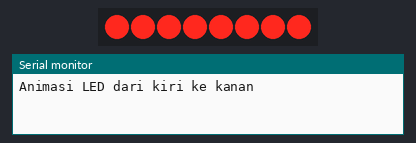
Bench run of a sketch on a simulated Arduino Uno, built with avr-gcc and run on an emulated ATmega328P. Parts: 8 shift-register outputs drawn as a row of LEDs (first output left, lit = HIGH), the last lines printed to the serial monitor. Wiring (inferred from the names in the program): shift register (74HC595): data pin 16; shift clock pin 2. Wiring (inferred from the signals the program sends): row of LEDs: on Q0, Q1, Q2, Q3, Q4, Q5, Q6, Q7.

Above: at 0.8 s.
At 1.4 s:
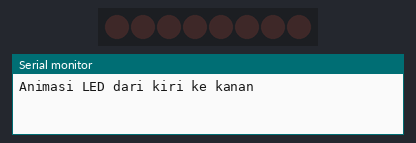
At 2.66 s:
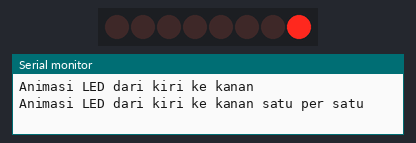
At 3.86 s:
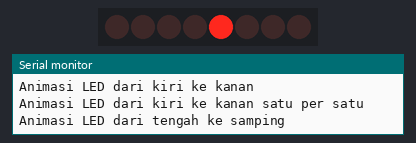
At 5.47 s:
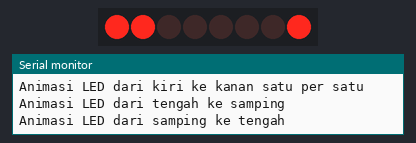
At 8.78 s:
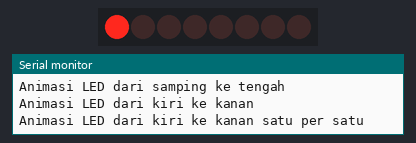
Timing chart, 0 to 9.1 s (numbered marks = the images above):
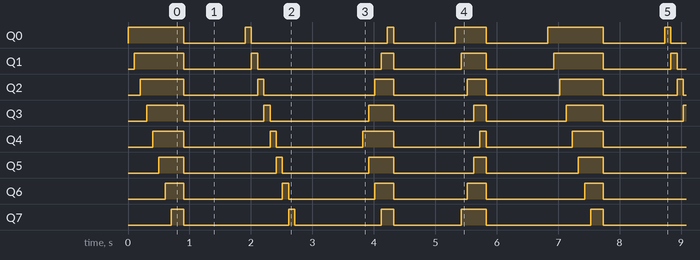

The sketch:

Projek_Pergerakkan_LED.ino
```cpp
/*-----------------------------------------------
  IoT Smart Device Development Board
  by Dodit Suprianto | DSP-TECH

  Projek: Pergerakkan LED

  Library:
  https://github.com/Simsso/ShiftRegister74HC595
  -----------------------------------------------*/

/*-------------------------------------
  Menambahkan library yang diperlukan
  -------------------------------------*/
#include <ShiftRegister74HC595.h>   // library shift register 74HC595

/*-------------------------------
  Alamat Kanal Shift Register:
  -------------------------------
  Kanal  0 = LED 1
  Kanal  1 = LED 2
  Kanal  2 = LED 3
  Kanal  3 = LED 4
  Kanal  4 = LED 5
  Kanal  5 = LED 6
  Kanal  6 = LED 7
  Kanal  7 = LED 8
  Kanal  8 = LED 9
  Kanal  9 = Buzz Piezo Speaker
  Kanal 10 = Relay
  Kanal 11 - 15 = Kanal expansi
  -------------------------------*/

/*------------------------------
  Pin Microcontroller NodeMCU
  ------------------------------*/
#define pinData       16 // pin D0
#define pinClock       2 // pin D4
#define pinLatch       0 // pin D3

/*------------------------------
  Inisialisasi instance/object &
  Deklarasi varibale global
  -------------------------------*/
// Konstruktor instance Shift register
ShiftRegister74HC595<2> srChannel(pinData, pinClock, pinLatch);

/*-----------------------------------
  Mode Running LED dengan type enum
  -----------------------------------*/
typedef enum {
  AnimKiriKanan,
  AnimKiriKananSendirian,
  AnimTengahSamping,
  AnimSampingTengah
} animLED;

void setup() {
  /*----------------------------------------------------
    Mengatur baudrate serial MCU.
    Baurate disesuaikan dengan baudrate serial monitor)
    ----------------------------------------------------*/
  Serial.begin(115200);

  /*---------------------------------------------
    Set seluruh kanal shift register menjadi OFF
    ---------------------------------------------*/
  srChannel.setAllLow();
}

void loop() {
  Serial.println("Animasi LED dari kiri ke kanan");
  runningLED(AnimKiriKanan, 100);
  delay(1000);

  Serial.println("Animasi LED dari kiri ke kanan satu per satu");
  runningLED(AnimKiriKananSendirian, 100);
  delay(1000);

  Serial.println("Animasi LED dari tengah ke samping");
  runningLED(AnimTengahSamping, 100);
  delay(1000);

  Serial.println("Animasi LED dari samping ke tengah");
  runningLED(AnimSampingTengah, 100);
  delay(1000);
}

/*----------------------
  Function Running LED
  -----------------------*/
void runningLED(animLED al, int tunda) {
  MematikanSemuaLED();
  switch (al) {
    //LED hidup dari kiri ke kanan
    case AnimKiriKanan:
      for (uint8_t i = 0; i <= 8; i++) {
        srChannel.set(i, HIGH);       // LED ke-i hidup
        delay(tunda);                 // tuda 100 ms
      }
      break;

    //LED hidup dari kanan ke kiri
    case AnimKiriKananSendirian:
      for (uint8_t i = 0; i <= 8; i++) {
        if (i > 0) srChannel.set(i - 1, LOW);
        srChannel.set(i, HIGH);
        delay(tunda);
      }
      break;

    case AnimTengahSamping:
      srChannel.set(4, HIGH);
      delay(tunda);

      srChannel.set(3, HIGH);
      srChannel.set(5, HIGH);
      delay(tunda);

      srChannel.set(2, HIGH);
      srChannel.set(6, HIGH);
      delay(tunda);

      srChannel.set(1, HIGH);
      srChannel.set(7, HIGH);
      delay(tunda);

      srChannel.set(0, HIGH);
      srChannel.set(8, HIGH);
      delay(tunda);
      break;

    //LED hidup dari samping ke tengah
    case AnimSampingTengah:
      srChannel.set(0, HIGH);
      srChannel.set(8, HIGH);
      delay(tunda);

      srChannel.set(1, HIGH);
      srChannel.set(7, HIGH);
      delay(tunda);

      srChannel.set(2, HIGH);
      srChannel.set(6, HIGH);
      delay(tunda);

      srChannel.set(3, HIGH);
      srChannel.set(5, HIGH);
      delay(tunda);

      srChannel.set(4, HIGH);
      delay(tunda);
      break;
  }

  MematikanSemuaLED();
}

/*--------------------
  Mematikan semua LED
  ---------------------*/
void MematikanSemuaLED() {
  //Set seluruh kanal LED 0 - LED 8 menjadi OFF
  for (uint8_t i = 0; i <= 8; i++) {
    srChannel.set(i, LOW);
  }
}
```

Measured:
- by itself, Q0: repeats every 6.8 s: LOW 1.0 s, HIGH 0.10 s, LOW 2.2 s, HIGH 0.10 s, LOW 1.0 s, HIGH 0.50 s, LOW 1.0 s, HIGH 0.90 s
- by itself, Q1: repeats every 6.8 s: LOW 1.1 s, HIGH 0.10 s, LOW 2.0 s, HIGH 0.20 s, LOW 1.1 s, HIGH 0.40 s, LOW 1.1 s, HIGH 0.80 s
- by itself, Q2: repeats every 6.8 s: LOW 1.2 s, HIGH 0.10 s, LOW 1.8 s, 2 × (HIGH 0.30 s, LOW 1.2 s), HIGH 0.70 s
- by itself, Q3: repeats every 6.8 s: LOW 1.3 s, HIGH 0.10 s, LOW 1.6 s, HIGH 0.40 s, LOW 1.3 s, HIGH 0.20 s, LOW 1.3 s, HIGH 0.60 s
- by itself, Q4: repeats every 3.4 s: LOW 1.4 s, HIGH 0.10 s, LOW 1.4 s, HIGH 0.50 s
- by itself, Q5: repeats every 6.8 s: LOW 1.5 s, HIGH 0.10 s, LOW 1.4 s, HIGH 0.40 s, LOW 1.3 s, HIGH 0.20 s, LOW 1.5 s, HIGH 0.40 s
- by itself, Q6: repeats every 6.8 s: LOW 1.6 s, HIGH 0.10 s, LOW 1.4 s, HIGH 0.30 s, LOW 1.2 s, HIGH 0.30 s, LOW 1.6 s, HIGH 0.30 s
- by itself, Q7: repeats every 6.8 s: LOW 1.7 s, HIGH 0.10 s, LOW 1.4 s, HIGH 0.20 s, LOW 1.1 s, HIGH 0.40 s, LOW 1.7 s, HIGH 0.20 s
